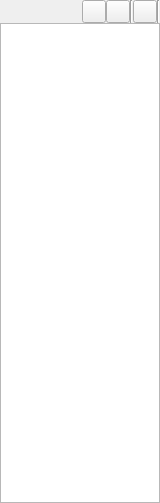
<?xml version="1.0" encoding="UTF-8"?>
<ui version="4.0">
 <class>PlaylistListContainer</class>
 <widget class="QWidget" name="PlaylistListContainer">
  <property name="geometry">
   <rect>
    <x>0</x>
    <y>0</y>
    <width>160</width>
    <height>503</height>
   </rect>
  </property>
  <property name="sizePolicy">
   <sizepolicy hsizetype="Ignored" vsizetype="Preferred">
    <horstretch>0</horstretch>
    <verstretch>0</verstretch>
   </sizepolicy>
  </property>
  <property name="windowTitle">
   <string>Form</string>
  </property>
  <layout class="QVBoxLayout" name="verticalLayout">
   <property name="spacing">
    <number>0</number>
   </property>
   <property name="margin">
    <number>0</number>
   </property>
   <item>
    <widget class="QWidget" name="widget" native="true">
     <property name="sizePolicy">
      <sizepolicy hsizetype="Ignored" vsizetype="Preferred">
       <horstretch>0</horstretch>
       <verstretch>0</verstretch>
      </sizepolicy>
     </property>
     <layout class="QHBoxLayout" name="horizontalLayout">
      <property name="spacing">
       <number>0</number>
      </property>
      <property name="margin">
       <number>0</number>
      </property>
      <item>
       <widget class="QSearchField" name="search" native="true">
        <property name="placeholderText" stdset="0">
         <string>Search for anything</string>
        </property>
       </widget>
      </item>
      <item>
       <widget class="QToolButton" name="new_folder">
        <property name="toolTip">
         <string>New folder</string>
        </property>
       </widget>
      </item>
      <item>
       <widget class="QToolButton" name="remove">
        <property name="toolTip">
         <string>Delete</string>
        </property>
       </widget>
      </item>
      <item>
       <widget class="Line" name="line">
        <property name="orientation">
         <enum>Qt::Vertical</enum>
        </property>
       </widget>
      </item>
      <item>
       <widget class="QToolButton" name="save_playlist"/>
      </item>
      <item>
       <widget class="Line" name="line_2">
        <property name="orientation">
         <enum>Qt::Vertical</enum>
        </property>
       </widget>
      </item>
     </layout>
    </widget>
   </item>
   <item>
    <widget class="PlaylistListView" name="tree">
     <property name="sizePolicy">
      <sizepolicy hsizetype="Ignored" vsizetype="Expanding">
       <horstretch>0</horstretch>
       <verstretch>0</verstretch>
      </sizepolicy>
     </property>
     <property name="acceptDrops">
      <bool>true</bool>
     </property>
     <property name="dragEnabled">
      <bool>true</bool>
     </property>
     <property name="dragDropMode">
      <enum>QAbstractItemView::InternalMove</enum>
     </property>
     <property name="defaultDropAction">
      <enum>Qt::MoveAction</enum>
     </property>
     <property name="selectionMode">
      <enum>QAbstractItemView::ExtendedSelection</enum>
     </property>
     <property name="iconSize">
      <size>
       <width>16</width>
       <height>16</height>
      </size>
     </property>
     <attribute name="headerVisible">
      <bool>false</bool>
     </attribute>
    </widget>
   </item>
  </layout>
 </widget>
 <customwidgets>
  <customwidget>
   <class>QSearchField</class>
   <extends>QWidget</extends>
   <header>3rdparty/qocoa/qsearchfield.h</header>
  </customwidget>
  <customwidget>
   <class>AutoExpandingTreeView</class>
   <extends>QTreeView</extends>
   <header>widgets/autoexpandingtreeview.h</header>
  </customwidget>
  <customwidget>
   <class>PlaylistListView</class>
   <extends>AutoExpandingTreeView</extends>
   <header>playlist/playlistlistview.h</header>
   <container>1</container>
  </customwidget>
 </customwidgets>
 <resources/>
 <connections/>
</ui>
